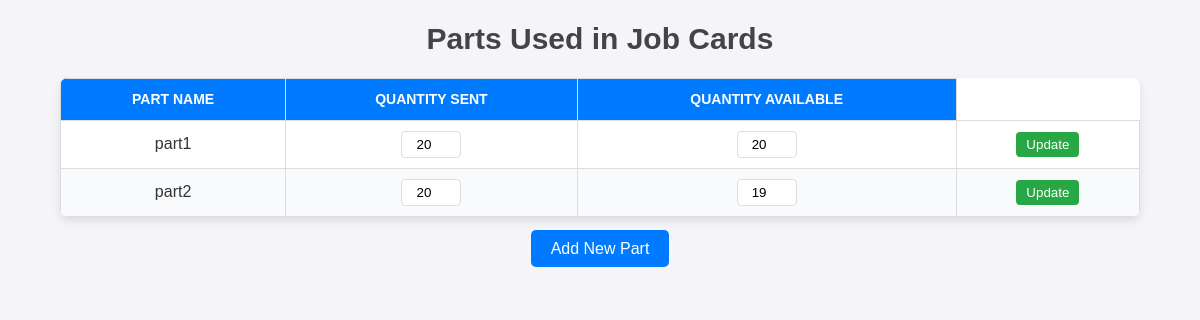
The page /materials on the database its author committed.
### app.py (models this page shows, shortened)
class Part(db.Model):
    id = db.Column(db.Integer, primary_key=True)
    name = db.Column(db.String(100), nullable=False)
    quantity_sent = db.Column(db.Integer, nullable=False, default=0)  # Pieces sent by admin
    quantity_available = db.Column(db.Integer, nullable=False, default=0)  # Available pieces

### app.py (the view, shortened to what this page needs)
@app.route('/materials', methods=['GET', 'POST'])
def materials():
    parts = Part.query.all()
    return render_template('material.html', parts=parts)

### templates/material.html (shortened to what this page needs)
<!DOCTYPE html>
<html lang="en">
<head>
    <link rel="stylesheet" href="{{ url_for('static', filename='style.css') }}">
</head>
<body>
    <h2>Parts Used in Job Cards</h2>
    <table>
        <thead>
            <tr>
                <th>Part Name</th>
                <th>Quantity Sent</th>
                <th>Quantity Available</th>
            </tr>
        </thead>
        <tbody>
            {% for part in parts %}
                <tr>
                    <form action="{{ url_for('update_part', part_id=part.id) }}" method="POST">
                        <td>{{ part.name }}</td>
                        <td><input type="number" name="quantitySent" value="{{ part.quantity_sent }}" min="0"></td>
                        <td><input type="number" name="quantityAvailable" value="{{ part.quantity_available }}" min="0"></td>
                        <td>
                            <button type="submit">Update</button>
                        </td>
                    </form>
                </tr>
            {% endfor %}
        </tbody>
    </table>
    <div class="add-part">
        <a href="{{ url_for('add_part') }}">Add New Part</a>
    </div>
</body>
</html>

### static/style.css (style rules this page uses)
:root { --primary-color: #3b82f6; --secondary-color: #60a5fa; --accent-color: #93c5fd; --background-color: #f8fafc; --surface-color: #ffffff; --text-color: #1e293b; --text-light: #64748b; --success-color: #10b981; --error-color: #ef4444; --font-family: 'Inter', system-ui, -apple-system, sans-serif; --font-size-base: 1rem; --line-height: 1.5; --space-xs: 0.25rem; --space-sm: 0.5rem; --space-md: 1rem; --space-lg: 1.5rem; --space-xl: 2rem; --shadow-sm: 0 1px 2px 0 rgba(0, 0, 0, 0.05); --shadow-md: 0 4px 6px -1px rgba(0, 0, 0, 0.1); --shadow-lg: 0 10px 15px -3px rgba(0, 0, 0, 0.1); --border-radius: 0.5rem; --border-width: 1px; --border-color: #e2e8f0; --transition-speed: 0.2s; --transition-easing: ease-in-out; }
* { box-sizing: border-box; margin: 0; padding: 0; }
html { font-size: 16px; scroll-behavior: smooth; }
body { font-family: var(--font-family); font-size: var(--font-size-base); line-height: var(--line-height); color: var(--text-color); background-color: var(--background-color); min-height: 100vh; padding: var(--space-xl); }
h1, h2, h3 { font-weight: 600; line-height: 1.25; margin-bottom: var(--space-md); }
h2 { font-size: 1.875rem; }
table { width: 100%; border-collapse: collapse; margin: var(--space-md) 0; background-color: var(--surface-color); box-shadow: var(--shadow-md); border-radius: var(--border-radius); overflow: hidden; }
th, td { padding: var(--space-sm) var(--space-md); text-align: left; border-bottom: var(--border-width) solid var(--border-color); }
th { background-color: var(--primary-color); color: white; font-weight: 600; text-transform: uppercase; font-size: 0.875rem; }
tr:nth-child(even) { background-color: var(--background-color); }

### templates/material.html (style rules this page uses)
body { font-family: Arial, sans-serif; margin: 0; padding: 0; background-color: #f4f4f9; color: #333; }
h2 { text-align: center; margin-top: 20px; color: #444; }
table { width: 90%; margin: 20px auto; border-collapse: collapse; box-shadow: 0 4px 8px rgba(0, 0, 0, 0.1); background-color: #fff; }
th, td { padding: 10px; text-align: center; border: 1px solid #ddd; }
th { background-color: #007bff; color: #fff; }
td input[type="number"] { width: 60px; padding: 5px; border: 1px solid #ddd; border-radius: 4px; text-align: center; }
button { background-color: #28a745; color: white; padding: 5px 10px; border: none; border-radius: 4px; cursor: pointer; }
.add-part { text-align: center; margin-top: 20px; }
.add-part a { text-decoration: none; background-color: #007bff; color: #fff; padding: 10px 20px; border-radius: 5px; }

### rows shown on the page
Part: name "part1", quantitySent "20", quantityAvailable "20"
Part: name "part2", quantitySent "20", quantityAvailable "19"
